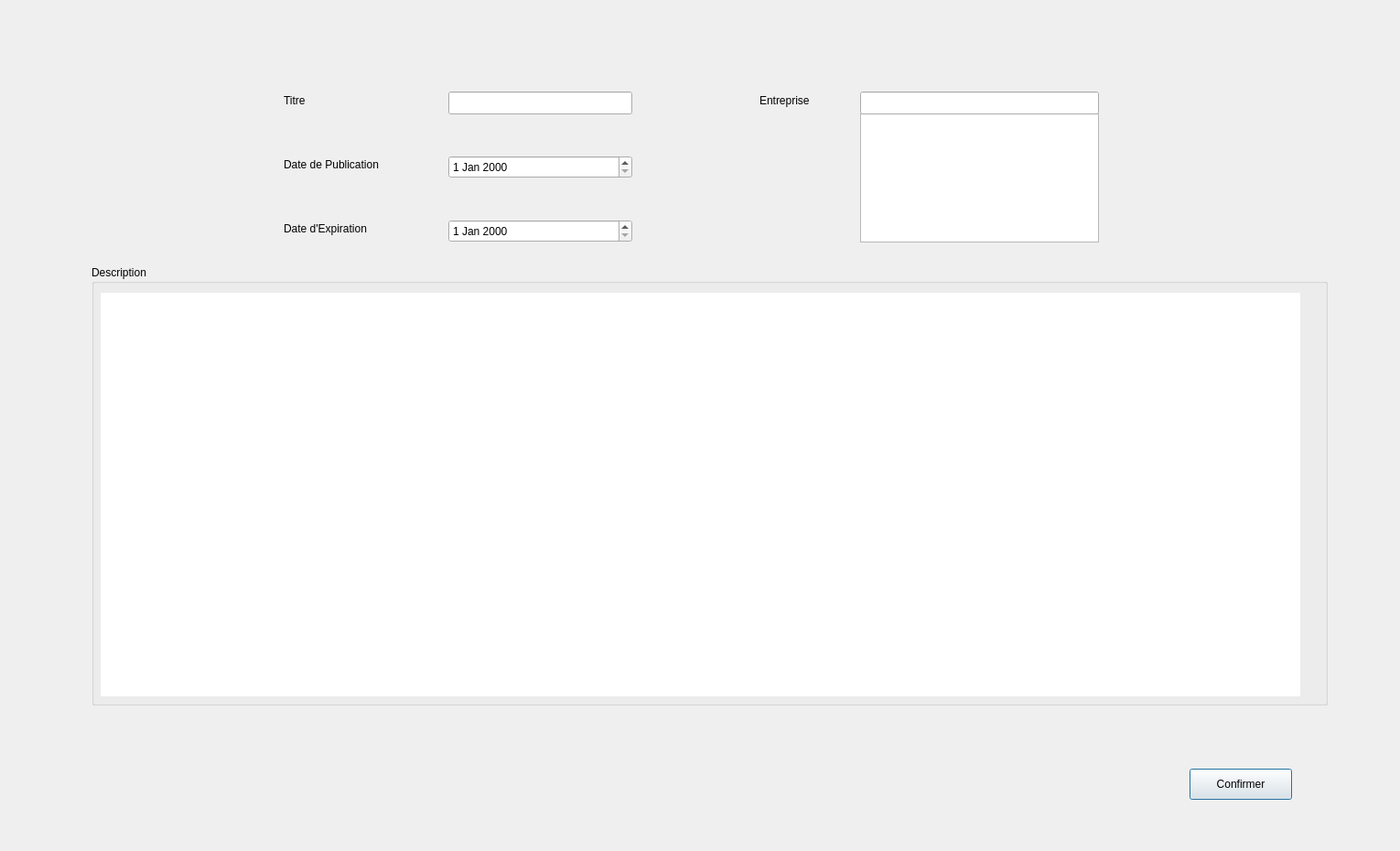
<?xml version="1.0" encoding="UTF-8"?>
<ui version="4.0">
 <class>ModifierEmploi</class>
 <widget class="QDialog" name="ModifierEmploi">
  <property name="geometry">
   <rect>
    <x>0</x>
    <y>0</y>
    <width>1530</width>
    <height>930</height>
   </rect>
  </property>
  <property name="windowTitle">
   <string>Dialog</string>
  </property>
  <widget class="QLabel" name="label_4">
   <property name="geometry">
    <rect>
     <x>310</x>
     <y>240</y>
     <width>161</width>
     <height>20</height>
    </rect>
   </property>
   <property name="text">
    <string>Date d'Expiration</string>
   </property>
  </widget>
  <widget class="QLabel" name="label_3">
   <property name="geometry">
    <rect>
     <x>310</x>
     <y>170</y>
     <width>161</width>
     <height>20</height>
    </rect>
   </property>
   <property name="text">
    <string>Date de Publication</string>
   </property>
  </widget>
  <widget class="QLabel" name="label">
   <property name="geometry">
    <rect>
     <x>310</x>
     <y>100</y>
     <width>69</width>
     <height>20</height>
    </rect>
   </property>
   <property name="text">
    <string>Titre</string>
   </property>
  </widget>
  <widget class="QGroupBox" name="groupBox">
   <property name="geometry">
    <rect>
     <x>100</x>
     <y>290</y>
     <width>1351</width>
     <height>481</height>
    </rect>
   </property>
   <property name="title">
    <string>Description</string>
   </property>
   <widget class="QTextEdit" name="textEdit_Description_emploi_mod">
    <property name="geometry">
     <rect>
      <x>10</x>
      <y>30</y>
      <width>1311</width>
      <height>441</height>
     </rect>
    </property>
    <property name="styleSheet">
     <string notr="true">border:0px;</string>
    </property>
   </widget>
  </widget>
  <widget class="QDateEdit" name="dateEdit_Expiration_emploi_mod">
   <property name="geometry">
    <rect>
     <x>490</x>
     <y>240</y>
     <width>201</width>
     <height>25</height>
    </rect>
   </property>
  </widget>
  <widget class="QDateEdit" name="dateEdit_Publication_Emploi_mod">
   <property name="geometry">
    <rect>
     <x>490</x>
     <y>170</y>
     <width>201</width>
     <height>25</height>
    </rect>
   </property>
  </widget>
  <widget class="QPushButton" name="ConfirmModOffre">
   <property name="geometry">
    <rect>
     <x>1300</x>
     <y>840</y>
     <width>112</width>
     <height>34</height>
    </rect>
   </property>
   <property name="text">
    <string>Confirmer</string>
   </property>
  </widget>
  <widget class="QLineEdit" name="lineEdit_titreEmploi_mod">
   <property name="geometry">
    <rect>
     <x>490</x>
     <y>100</y>
     <width>201</width>
     <height>25</height>
    </rect>
   </property>
  </widget>
  <widget class="QListView" name="listView_entreprise_Mod">
   <property name="geometry">
    <rect>
     <x>940</x>
     <y>124</y>
     <width>261</width>
     <height>141</height>
    </rect>
   </property>
  </widget>
  <widget class="QLineEdit" name="lineEdit_Entreprise_Mod">
   <property name="geometry">
    <rect>
     <x>940</x>
     <y>100</y>
     <width>261</width>
     <height>25</height>
    </rect>
   </property>
  </widget>
  <widget class="QLabel" name="label_38">
   <property name="geometry">
    <rect>
     <x>830</x>
     <y>100</y>
     <width>81</width>
     <height>20</height>
    </rect>
   </property>
   <property name="text">
    <string>Entreprise</string>
   </property>
  </widget>
 </widget>
 <resources/>
 <connections/>
</ui>
